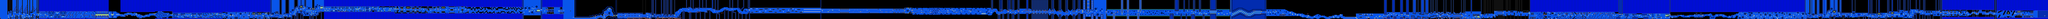

Rendered tile map (Tiled .tmx) drawn with the repository's tilesets; below, a short description and the map source with its tile grids summarised:
An orthogonal 2788x27 tile map with 16x16 px tiles, 2 tile layers (SP, ...), 2 tilesets.

<map version="1.10" tiledversion="1.11.0" orientation="orthogonal" renderorder="right-down" width="2788" height="27" tilewidth="16" tileheight="16" infinite="0" nextlayerid="3" nextobjectid="1">
 <editorsettings>
  <chunksize width="16" height="27" />
  <export target="../LEVELS/LEVEL DATA/bloodbath.csv" format="csv" />
 </editorsettings>
 <tileset firstgid="1" name="famidash" tilewidth="16" tileheight="16" tilecount="256" columns="16">
  <image source="../GRAPHICS/famidash.bmp" width="256" height="256" />
 </tileset>
 <tileset firstgid="257" name="sprites" tilewidth="16" tileheight="16" tilecount="256" columns="16">
  <image source="../GRAPHICS/sprites.png" width="256" height="256" />
 </tileset>
 <layer id="1" width="2788" height="27">
  <data>[75276 cells, 75276 non-empty, 152 distinct tile ids]</data>
 </layer>
 <layer id="2" name="SP" width="2788" height="27">
  <data>[75276 cells, 1154 non-empty, 53 distinct tile ids]</data>
 </layer>
</map>
